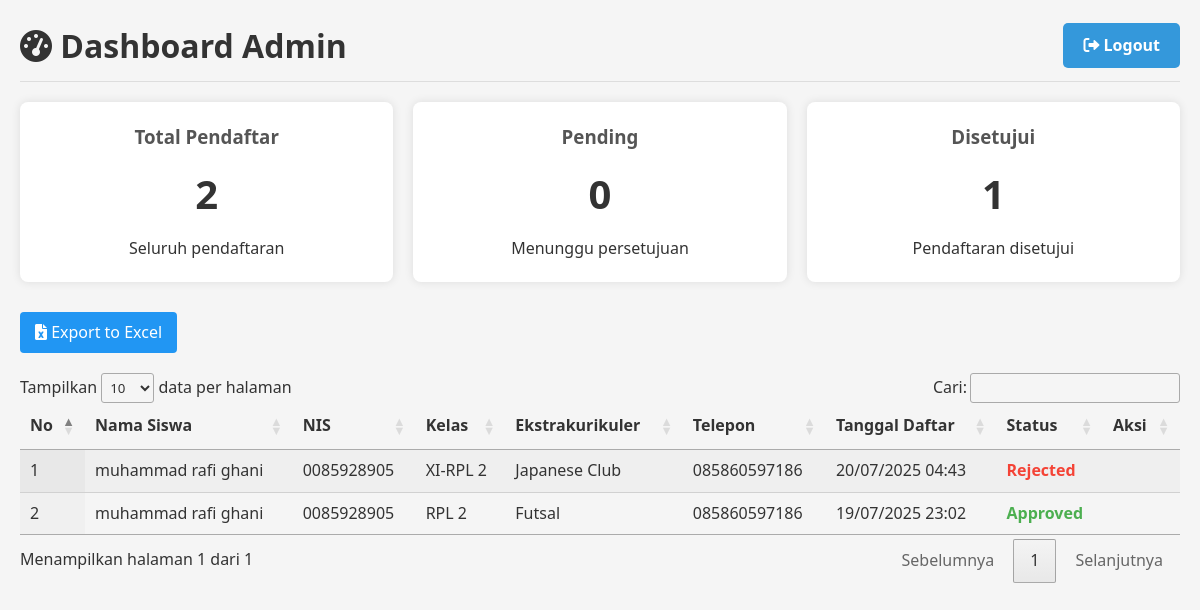
Screenshot of /admin/dashboard.php (signed in) with the database file from the repository.
### tables this page shows
CREATE TABLE `registrations` (
  `id` int(11) NOT NULL,
  `student_name` varchar(100) NOT NULL,
  `student_nis` varchar(20) NOT NULL,
  `student_class` varchar(20) NOT NULL,
  `extracurricular_id` int(11) DEFAULT NULL,
  `phone_number` varchar(20) DEFAULT NULL,
  `email` varchar(100) DEFAULT NULL,
  `registration_date` timestamp NOT NULL DEFAULT current_timestamp(),
  `status` enum('pending','approved','rejected') DEFAULT 'pending'
);

CREATE TABLE `extracurricular` (
  `id` int(11) NOT NULL,
  `name` varchar(100) NOT NULL,
  `description` text DEFAULT NULL,
  `schedule` varchar(100) DEFAULT NULL,
  `quota` int(11) DEFAULT NULL,
  `image` varchar(255) DEFAULT NULL
);

### includes/functions.php (called while the page is built, shortened)
<?php
function getAllRegistrations() {
    global $conn;
    $sql = "SELECT r.*, e.name as extracurricular_name
            FROM registrations r
            JOIN extracurricular e ON r.extracurricular_id = e.id
            ORDER BY r.registration_date DESC";
    $result = $conn->query($sql);
    return $result;
}
?>

### admin/dashboard.php (the view, shortened to what this page needs)
<?php
include '../includes/config.php';
include '../includes/functions.php';
$registrations = getAllRegistrations();
?>
<!DOCTYPE html>
<html lang="id">
<head>
    <link rel="stylesheet" href="https://cdnjs.cloudflare.com/ajax/libs/font-awesome/6.0.0-beta3/css/all.min.css">
    <link rel="stylesheet" href="https://cdn.datatables.net/1.11.3/css/jquery.dataTables.min.css">
    <link rel="stylesheet" href="/Ekstrakurikuler/assets/css/style.css">
</head>
<body>
    <div class="dashboard-container">
        <div class="header">
            <h1><i class="fas fa-tachometer-alt"></i> Dashboard Admin</h1>
            <a href="logout.php" class="btn"><i class="fas fa-sign-out-alt"></i> Logout</a>
        </div>
        <div class="stats">
            <?php
            $total = $registrations->num_rows;
            $pending = 0;
            $approved = 0;
            $rejected = 0;
            if ($total > 0) {
                $registrations->data_seek(0);
                while($row = $registrations->fetch_assoc()) {
                    switch($row['status']) {
                        case 'approved': $approved++; break;
                        case 'rejected': $rejected++; break;
                    }
                }
                $registrations->data_seek(0);
            }
            ?>
            <div class="stat-card">
                <h3>Total Pendaftar</h3>
                <div class="count"><?php echo $total; ?></div>
                <p>Seluruh pendaftaran</p>
            </div>
            <div class="stat-card">
                <h3>Pending</h3>
                <div class="count"><?php echo $pending; ?></div>
                <p>Menunggu persetujuan</p>
            </div>
            <div class="stat-card">
                <h3>Disetujui</h3>
                <div class="count"><?php echo $approved; ?></div>
                <p>Pendaftaran disetujui</p>
            </div>
        </div>
        <a href="export.php" class="export-btn"><i class="fas fa-file-excel"></i> Export to Excel</a>
        <table id="registrationsTable" class="display">
            <thead>
                <tr>
                    <th>No</th>
                    <th>Nama Siswa</th>
                    <th>NIS</th>
                    <th>Kelas</th>
                    <th>Ekstrakurikuler</th>
                    <th>Telepon</th>
                    <th>Tanggal Daftar</th>
                    <th>Status</th>
                    <th>Aksi</th>
                </tr>
            </thead>
            <tbody>
                <?php
                if ($registrations->num_rows > 0):
                    $no = 1;
                    while($row = $registrations->fetch_assoc()):
                ?>
                    <tr>
                        <td><?php echo $no++; ?></td>
                        <td><?php echo htmlspecialchars($row['student_name']); ?></td>
                        <td><?php echo htmlspecialchars($row['student_nis']); ?></td>
                        <td><?php echo htmlspecialchars($row['student_class']); ?></td>
                        <td><?php echo htmlspecialchars($row['extracurricular_name']); ?></td>
                        <td><?php echo htmlspecialchars($row['phone_number']); ?></td>
                        <td><?php echo date('d/m/Y H:i', strtotime($row['registration_date'])); ?></td>
                        <td>
                            <span class="status-<?php echo $row['status']; ?>">
                                <?php echo ucfirst($row['status']); ?>
                            </span>
                        </td>
                        <td>
                        </td>
                    </tr>
                <?php
                    endwhile;
                else:
                ?>
                    <tr>
                        <td colspan="9" style="text-align: center;">Tidak ada data pendaftaran</td>
                    </tr>
                <?php endif; ?>
            </tbody>
        </table>
    </div>
</body>
</html>

### assets/css/style.css (style rules this page uses)
* { margin: 0; padding: 0; box-sizing: border-box; font-family: 'Segoe UI', Tahoma, Geneva, Verdana, sans-serif; }
body { background-color: #f5f5f5; color: #333; line-height: 1.6; }
.btn { display: inline-block; background: #3498db; color: white; padding: 10px 20px; border: none; border-radius: 5px; text-decoration: none; font-weight: bold; cursor: pointer; transition: background 0.3s ease; }
.status-approved { color: #2ecc71; font-weight: bold; }
.status-rejected { color: #e74c3c; font-weight: bold; }

### admin/dashboard.php (style rules this page uses)
.dashboard-container { max-width: 1200px; margin: 0 auto; padding: 20px; }
.header { display: flex; justify-content: space-between; align-items: center; margin-bottom: 20px; padding-bottom: 10px; border-bottom: 1px solid #ddd; }
.stats { display: grid; grid-template-columns: repeat(3, 1fr); gap: 20px; margin-bottom: 30px; }
.stat-card { background: #fff; padding: 20px; border-radius: 8px; box-shadow: 0 0 10px rgba(0,0,0,0.1); text-align: center; }
.stat-card h3 { margin-top: 0; color: #555; }
.stat-card .count { font-size: 2.5em; font-weight: bold; margin: 10px 0; }
.status-approved { color: #4CAF50; }
.status-rejected { color: #F44336; }
.export-btn { background-color: #2196F3; padding: 8px 15px; text-decoration: none; color: white; border-radius: 4px; display: inline-block; margin-bottom: 20px; }

### rows the page displays
registrations: student_name "muhammad rafi ghani", student_nis "0085928905", student_class "XI-RPL 2", extracurricular.name "Japanese Club", phone_number "085860597186", registration_date "20/07/2025 04:43", status "Rejected"
registrations: student_name "muhammad rafi ghani", student_nis "0085928905", student_class "RPL 2", extracurricular.name "Futsal", phone_number "085860597186", registration_date "19/07/2025 23:02", status "Approved"

### other values shown
$total "2"
$pending "0"
$approved "1"
